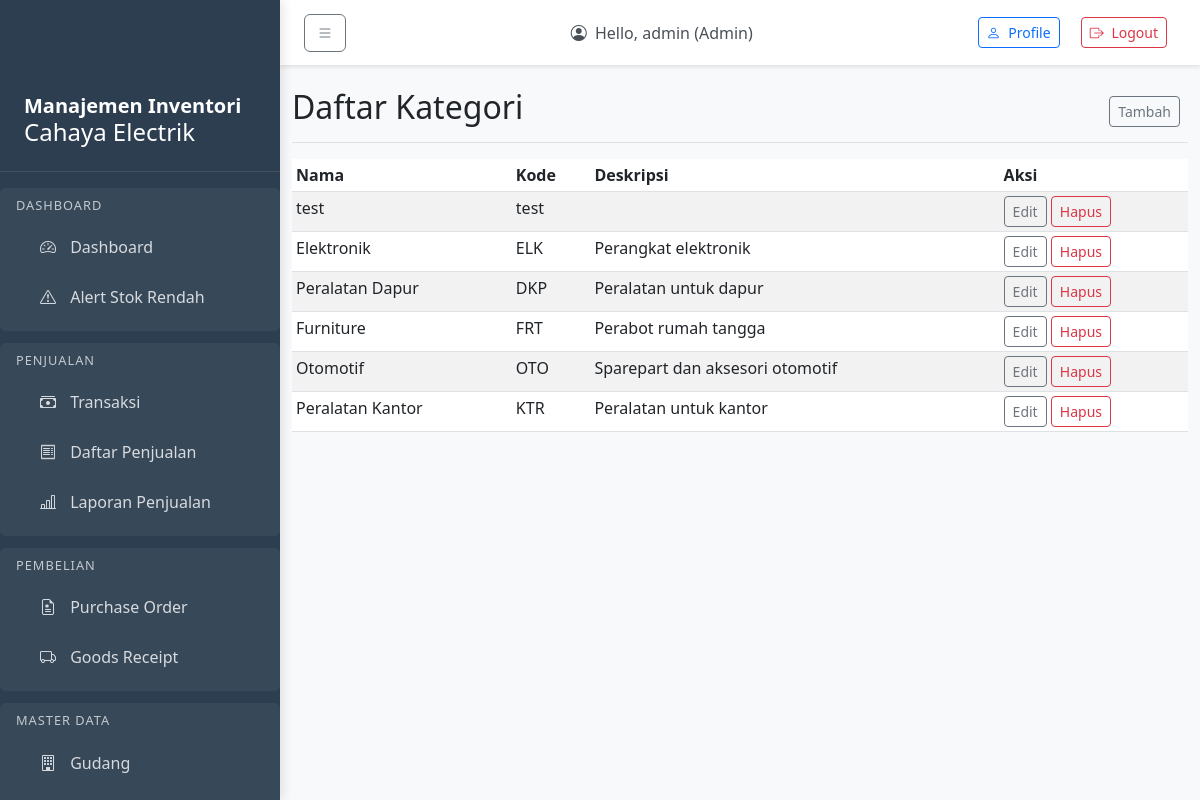
The app's page /master/categories/ (signed in), older data.
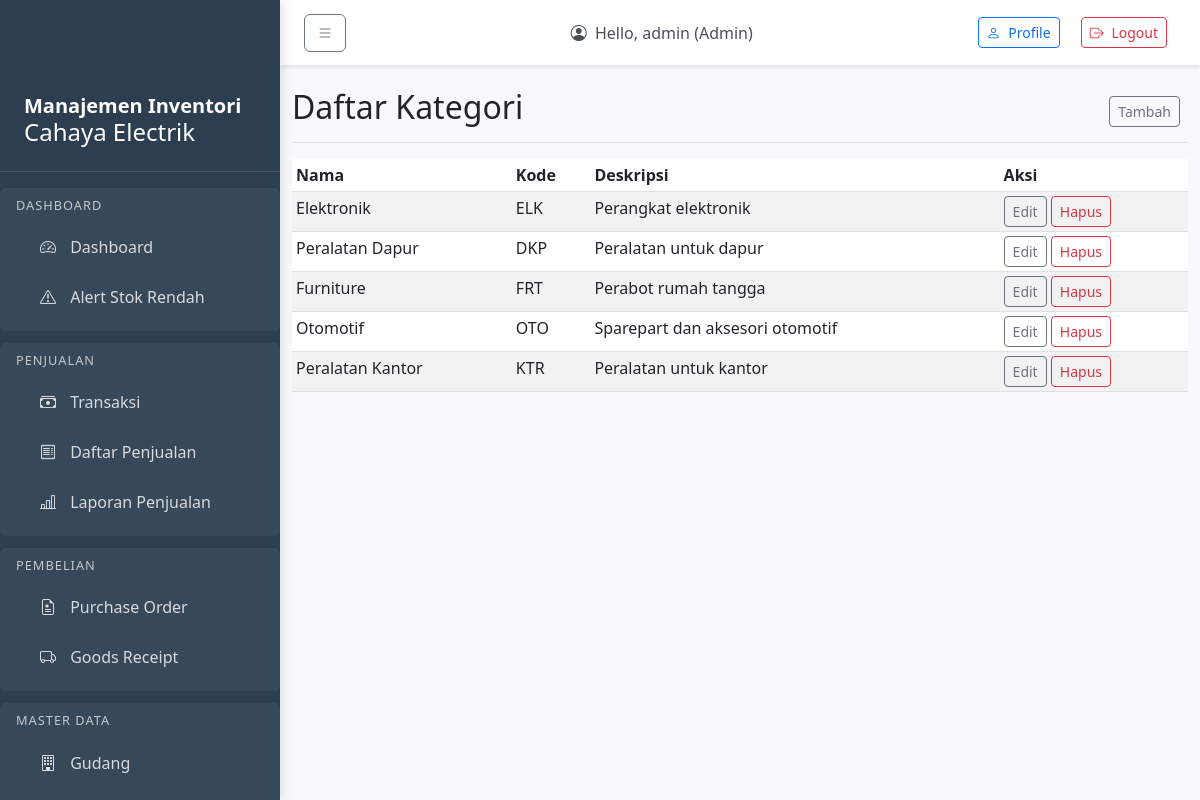
The same page, newer data.
### master/models.py (models this page shows, shortened)
class Category(models.Model):
    name = models.CharField(max_length=100)
    code = models.CharField(max_length=30, unique=True)
    description = models.CharField(max_length=255, blank=True)
    created_at = models.DateTimeField(auto_now_add=True)
    updated_at = models.DateTimeField(auto_now=True)
    class Meta:
        db_table = 'category'

### master/views.py (the view)
# urls.py: path('categories/', views.category_list, name='category_list'),
@login_required
def category_list(request):
    if request.user.role not in ['manager', 'admin']:
        raise PermissionDenied("Anda tidak memiliki akses ke fitur ini.")
    categories = Category.objects.all()
    paginator = Paginator(categories, 10)  # Show 10 categories per page
    page_number = request.GET.get('page')
    page_obj = paginator.get_page(page_number)
    return render(request, 'master/category_list.html', {'page_obj': page_obj})

### templates/master/category_list.html (shortened to what this page needs)
{% extends 'master/base_master.html' %}
{% block master_title %}Daftar Kategori{% endblock %}
{% block add_url %}{% url 'master:category_create' %}{% endblock %}
{% block master_content %}
<div class="table-responsive">
    <table class="table table-striped table-sm">
        <thead>
            <tr>
                <th>Nama</th>
                <th>Kode</th>
                <th>Deskripsi</th>
                <th>Aksi</th>
            </tr>
        </thead>
        <tbody>
            {% for category in page_obj %}
            <tr>
                <td>{{ category.name }}</td>
                <td>{{ category.code }}</td>
                <td>{{ category.description }}</td>
                <td>
                    <a href="{% url 'master:category_update' category.pk %}" class="btn btn-sm btn-outline-secondary">Edit</a>
                    <a href="{% url 'master:category_delete' category.pk %}" class="btn btn-sm btn-outline-danger">Hapus</a>
                </td>
            </tr>
            {% empty %}
            <tr>
                <td colspan="4">Tidak ada kategori</td>
            </tr>
            {% endfor %}
        </tbody>
    </table>
</div>
{% endblock %}

Row changes from the older to the newer data that the page shows:
removed Category: name "test", code "test"
